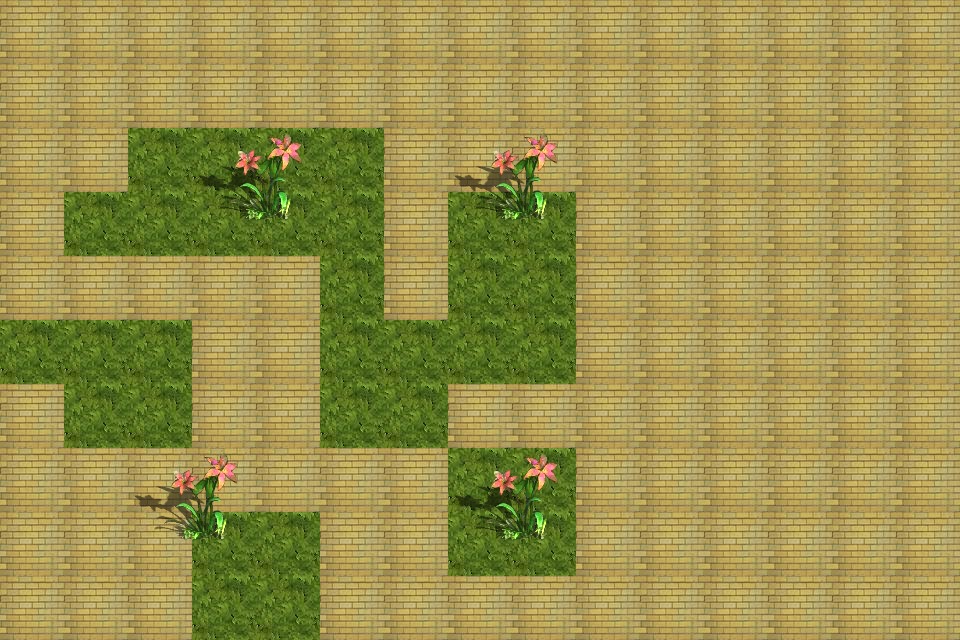

Tiled map render using the project's own tile images. Description and the map definition, with tile-layer contents summarised, below:
An orthogonal 15x10 tile map with 64x64 px tiles, 4 tile layers (块层 1, 块层 2, 块层 3, 块层 4), 3 tilesets.

<map version="1.0" orientation="orthogonal" renderorder="right-down" width="15" height="10" tilewidth="64" tileheight="64" nextobjectid="1">
 <tileset firstgid="1" name="127-1" tilewidth="64" tileheight="64">
  <image source="127-1.png" width="64" height="64" />
 </tileset>
 <tileset firstgid="2" name="787-1" tilewidth="64" tileheight="64">
  <image source="787-1.png" width="64" height="64" />
 </tileset>
 <tileset firstgid="3" name="flower2" tilewidth="64" tileheight="64">
  <image source="../tree/flower2.png" width="234" height="219" />
 </tileset>
 <layer name="块层 1" width="15" height="10">
  <data>[150 cells, 150 non-empty, 1 distinct tile ids]</data>
 </layer>
 <layer name="块层 2" width="15" height="10">
  <data>[150 cells, 33 non-empty, 1 distinct tile ids]</data>
 </layer>
 <layer name="块层 3" width="15" height="10">
  <data>[150 cells, 16 non-empty, 4 distinct tile ids]</data>
 </layer>
 <layer name="块层 4" width="15" height="10">
  <data>[150 cells, 0 non-empty, 0 distinct tile ids]</data>
 </layer>
</map>